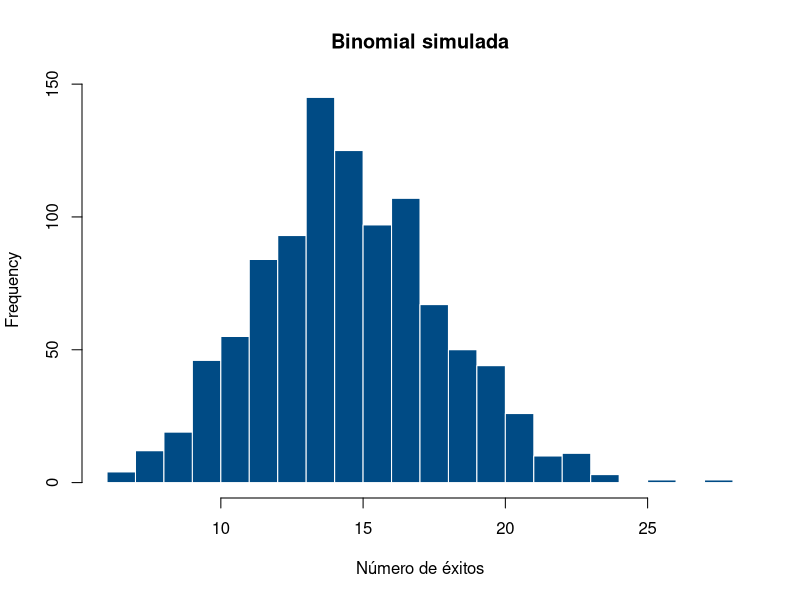
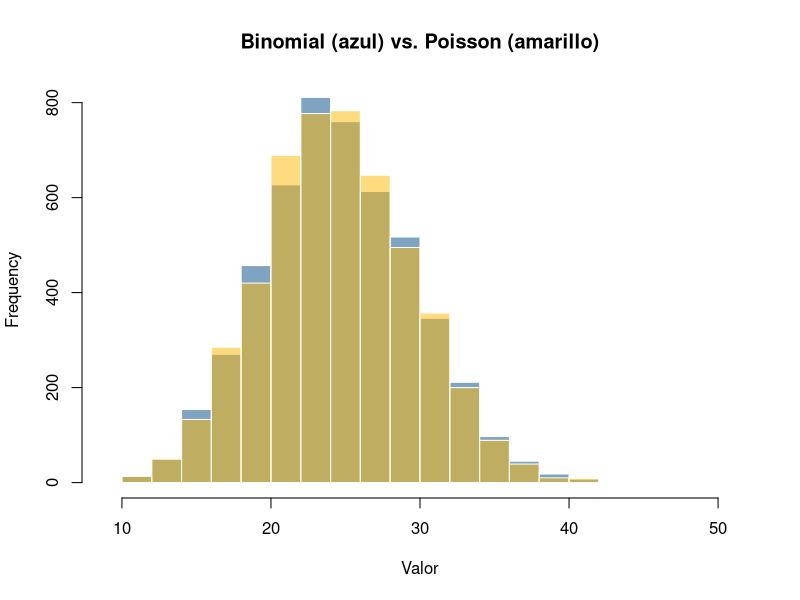

Write the R code that produced these figures, in order.
## ---- chunk 1
set.seed(1)
n_sim <- 1000
n_binomial <- 50
p_binomial <- 0.3

simulacion_binomial <- rbinom(n_sim, size = n_binomial, prob = p_binomial)

mean(simulacion_binomial)
n_binomial * p_binomial                      # μ teórico = np

var(simulacion_binomial)
n_binomial * p_binomial * (1 - p_binomial)    # σ² teórico = np(1-p)
## ---- chunk 2
#| label: fig-binomial-simulada
#| fig-cap: "Distribución simulada de una binomial(n=50, p=0.3)"
hist(simulacion_binomial, breaks = 20, col = "#004B85", border = "white",
     main = "Binomial simulada", xlab = "Número de éxitos")
## ---- chunk 3
#| label: fig-binomial-poisson
#| fig-cap: "Binomial con n grande y p pequeño vs. Poisson con λ=np"
n_grande <- 5000
p_chico <- 0.005
lambda_equiv <- n_grande * p_chico

sim_binom <- rbinom(n_grande, size = n_grande, prob = p_chico)
sim_pois <- rpois(n_grande, lambda = lambda_equiv)

hist(sim_binom, breaks = 20, col = rgb(0, 0.29, 0.52, 0.5), border = "white",
     main = "Binomial (azul) vs. Poisson (amarillo)", xlab = "Valor",
     xlim = range(c(sim_binom, sim_pois)))
hist(sim_pois, breaks = 20, col = rgb(1, 0.72, 0.01, 0.5), border = "white", add = TRUE)
